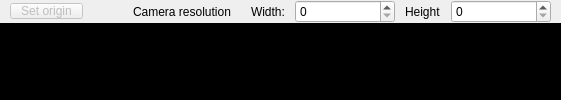
      <widget class="QWidget" name="frame_display_camera">
       <property name="styleSheet">
        <string notr="true"/>
       </property>
       <layout class="QHBoxLayout" name="horizontalLayout_8">
        <property name="spacing">
         <number>0</number>
        </property>
        <property name="leftMargin">
         <number>0</number>
        </property>
        <property name="topMargin">
         <number>0</number>
        </property>
        <property name="rightMargin">
         <number>0</number>
        </property>
        <property name="bottomMargin">
         <number>0</number>
        </property>
        <item>
         <layout class="QVBoxLayout" name="verticalLayout_6">
          <item>
           <widget class="QWidget" name="widget_2" native="true">
            <property name="minimumSize">
             <size>
              <width>0</width>
              <height>0</height>
             </size>
            </property>
            <layout class="QHBoxLayout" name="horizontalLayout_11">
             <property name="spacing">
              <number>10</number>
             </property>
             <property name="leftMargin">
              <number>10</number>
             </property>
             <property name="topMargin">
              <number>0</number>
             </property>
             <property name="rightMargin">
              <number>10</number>
             </property>
             <property name="bottomMargin">
              <number>0</number>
             </property>
             <item>
              <widget class="QPushButton" name="btn_apply_coords_webcam">
               <property name="enabled">
                <bool>false</bool>
               </property>
               <property name="styleSheet">
                <string notr="true">font: 12px &quot;Noto Sans&quot;;
padding-right: 10px;
padding-left: 10px;</string>
               </property>
               <property name="text">
                <string>Set origin</string>
               </property>
              </widget>
             </item>
             <item>
              <spacer name="horizontalSpacer_4">
               <property name="orientation">
                <enum>Qt::Horizontal</enum>
               </property>
               <property name="sizeHint" stdset="0">
                <size>
                 <width>40</width>
                 <height>20</height>
                </size>
               </property>
              </spacer>
             </item>
             <item>
              <widget class="QLabel" name="label_6">
               <property name="styleSheet">
                <string notr="true">font: 12px &quot;Noto Sans&quot;;</string>
               </property>
               <property name="text">
                <string>Camera resolution</string>
               </property>
              </widget>
             </item>
             <item>
              <spacer name="horizontalSpacer_5">
               <property name="orientation">
                <enum>Qt::Horizontal</enum>
               </property>
               <property name="sizeType">
                <enum>QSizePolicy::Fixed</enum>
               </property>
               <property name="sizeHint" stdset="0">
                <size>
                 <width>10</width>
                 <height>20</height>
                </size>
               </property>
              </spacer>
             </item>
             <item>
              <widget class="QLabel" name="label_4">
               <property name="styleSheet">
                <string notr="true">font: 12px &quot;Noto Sans&quot;;</string>
               </property>
               <property name="text">
                <string>Width:</string>
               </property>
              </widget>
             </item>
             <item>
              <widget class="InputNumber" name="input_camera_width">
               <property name="sizePolicy">
                <sizepolicy hsizetype="Preferred" vsizetype="Fixed">
                 <horstretch>0</horstretch>
                 <verstretch>0</verstretch>
                </sizepolicy>
               </property>
               <property name="minimumSize">
                <size>
                 <width>100</width>
                 <height>0</height>
                </size>
               </property>
               <property name="maximum">
                <number>10000</number>
               </property>
              </widget>
             </item>
             <item>
              <widget class="QLabel" name="label_5">
               <property name="styleSheet">
                <string notr="true">font: 12px &quot;Noto Sans&quot;;</string>
               </property>
               <property name="text">
                <string>Height</string>
               </property>
              </widget>
             </item>
             <item>
              <widget class="InputNumber" name="input_camera_height">
               <property name="minimumSize">
                <size>
                 <width>100</width>
                 <height>0</height>
                </size>
               </property>
               <property name="maximum">
                <number>10000</number>
               </property>
              </widget>
             </item>
            </layout>
           </widget>
          </item>
          <item>
           <widget class="VideoWidget" name="display_camera">
            <property name="sizePolicy">
             <sizepolicy hsizetype="Ignored" vsizetype="Ignored">
              <horstretch>1</horstretch>
              <verstretch>1</verstretch>
             </sizepolicy>
            </property>
            <property name="styleSheet">
             <string notr="true">background-color: rgb(0, 0, 0);</string>
            </property>
            <property name="text">
             <string/>
            </property>
            <property name="alignment">
             <set>Qt::AlignCenter</set>
            </property>
           </widget>
          </item>
         </layout>
        </item>
       </layout>
      </widget>
